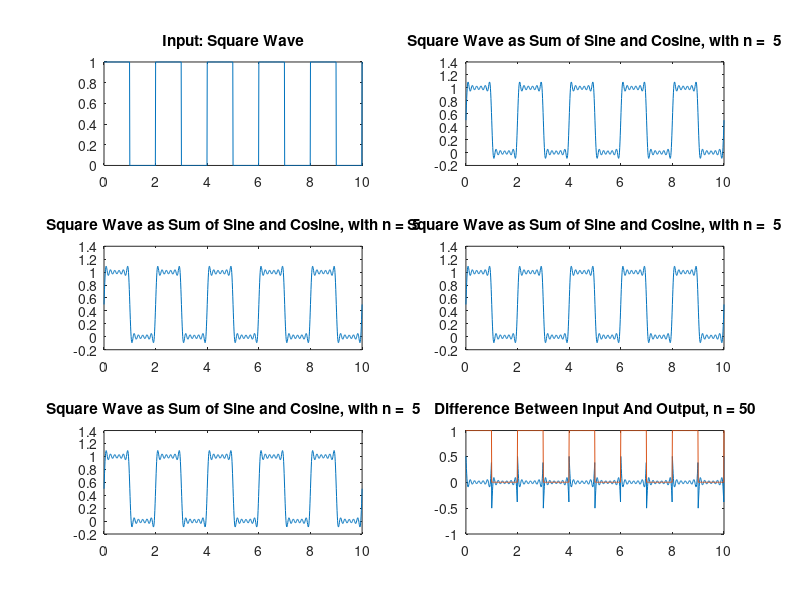

This figure's MATLAB source:
t = 0:0.01:10;
subplot(3,2,1)
y1 = (square(t*pi)+1)/2;
plot(t,y1)
title('Input: Square Wave')

w=pi;
A=1;
a=4*A/pi;

for x = 1:1:4
    y = 0;
    n=input('Enter the n value');
    subplot(3,2,x+1)
    for i=1:2:(2*n+1)
        y=y+((a/i).*sin(i*w*t));
        q = (y+1)/2;
    end
    plot(t,q)
    title(['Square Wave as Sum of Sine and Cosine, with n =  ',num2str(n)])
end

diff = y1 - q;
subplot(3,2,6)
plot(t,diff)
hold on;
plot(t,y1)
title('Difference Between Input And Output, n = 50')